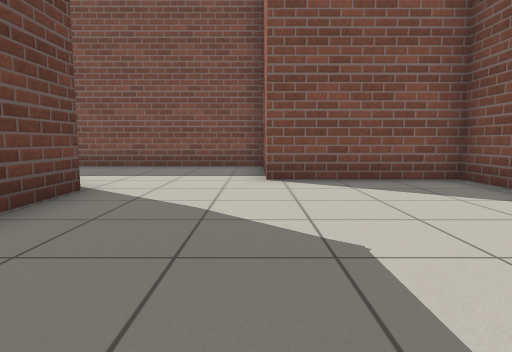
View 1 (above)

15 first-person views from a walk through a world built for the Gazebo simulator. The camera is 0.72 m above the floor, tilts 6° down and sees 75° across. The floor is counted in squares, 1 m on a side. Each view is taken from the middle of a square. On the plan, view 1 faces up. The plan holds only what a view shows up to about 10 squares ahead; the rest is blank.

View 2
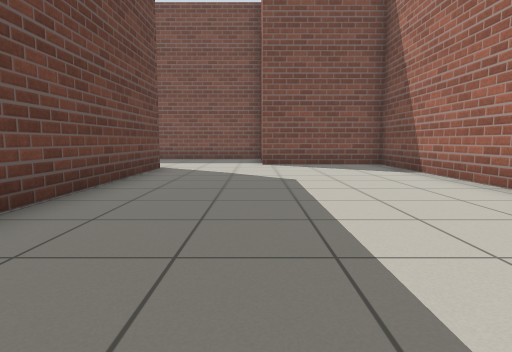

View 3
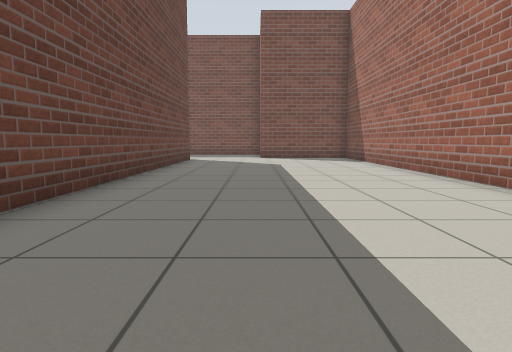

View 4
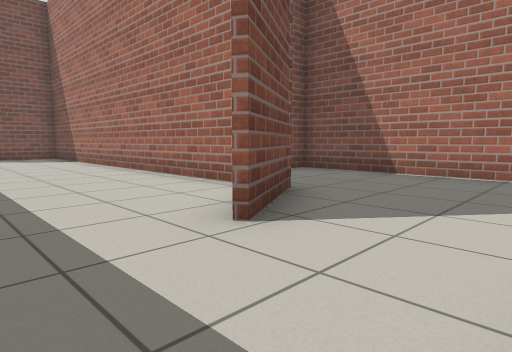

View 5
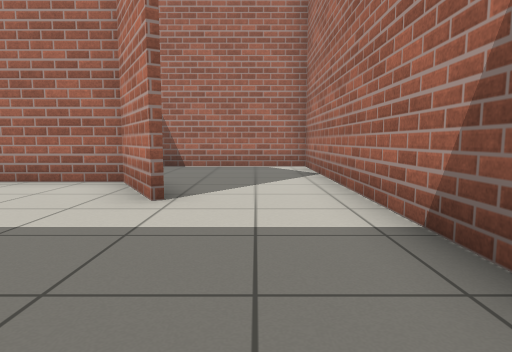

View 6
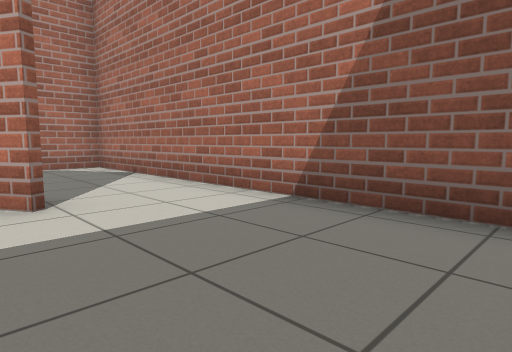

View 7
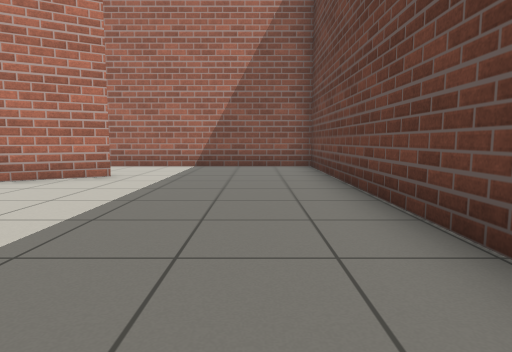

View 8
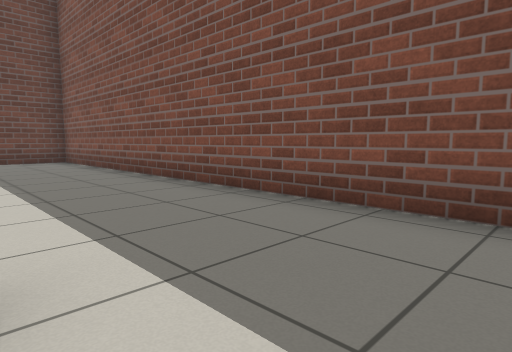

View 9
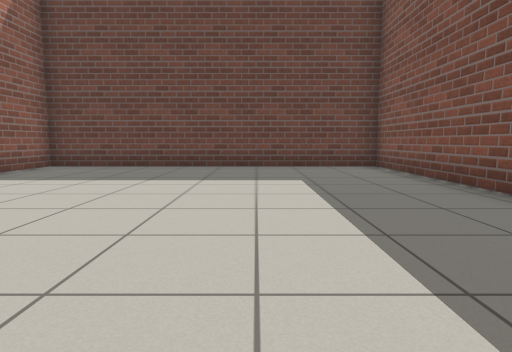

View 10
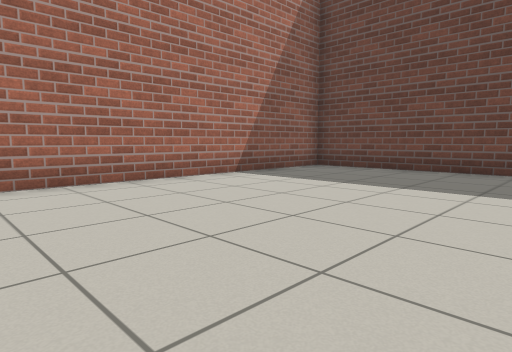

View 11
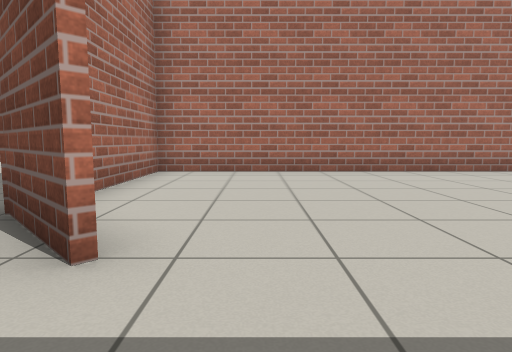

View 12
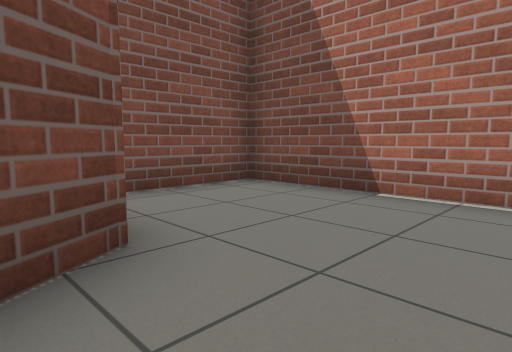

View 13
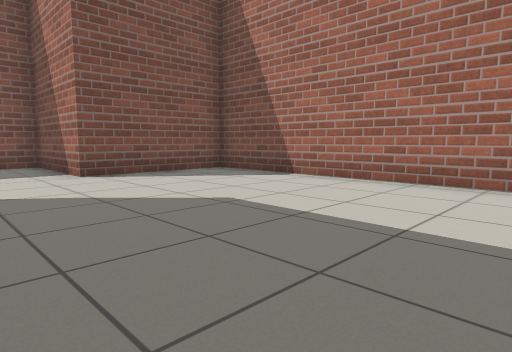

View 14
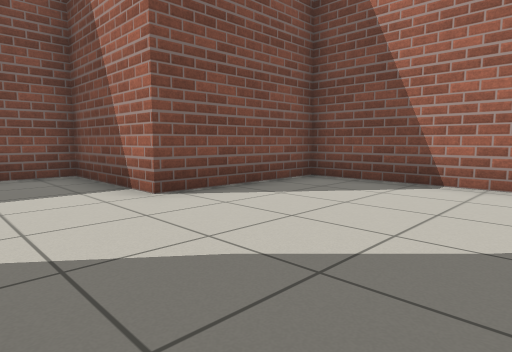

View 15
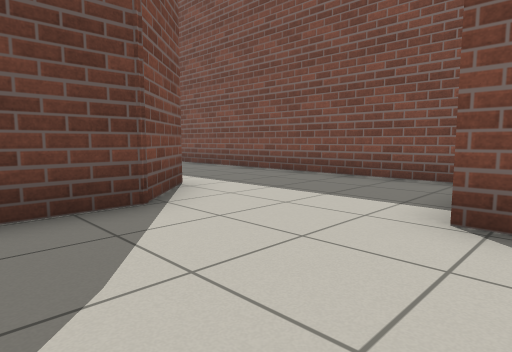

### Floor plan
Ten units are one square. View 1 is at (0, 0); x grows to the right and y downward. Boxes are objects, and circles mark ways between rooms. Rooms are numbered by the first view taken in them; rooms with no view inside come last. Other rooms are left out.
<svg viewBox="-149 -99 228 198">
<path fill="none" stroke="#000" d="M19 68 38 57 38 -61 2 -61 2 -75M-26 -48 -26 94 4 94M-40 -62 -26 -48M2 -75 2 -94 -144 -94 -144 -2 -27 -2 -27 -34M40 57 20 69M4 94 74 94 74 35 49 35"/>
<circle cx="-13" cy="-60" r="3" fill="#2a7"/>
<circle cx="15" cy="85" r="3" fill="#2a7"/>
<text x="0" y="10">1</text>
<text x="-80" y="-50">2</text>
<text x="50" y="70">3</text>
</svg>
Room 1 opens to room 2. Room 1 opens to room 3.

Where each view was taken, in squares from view 1:
view 1: 0 up, 0 right, facing up
view 2: 4 down, 0 right, facing up
view 3: 8 down, 0 right, facing up
view 4: 9 down, 0 right, facing up-right
view 5: 8 down, 2 left, facing right
view 6: 6 down, 2 left, facing down-right
view 7: 0 up, 1 left, facing down
view 8: 6 up, 2 left, facing up-left
view 9: 6 up, 5 left, facing left
view 10: 6 up, 6 left, facing down-left
view 11: 8 up, 5 left, facing down
view 12: 8 down, 3 right, facing up-right
view 13: 1 down, 2 left, facing up-right
view 14: 2 up, 2 left, facing up-right
view 15: 3 up, 1 right, facing up-left
